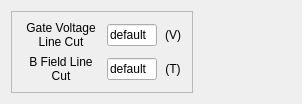
            <widget class="QWidget" name="tab_Subtract">
             <property name="styleSheet">
              <string notr="true">#tab_Subtract{
background-color: rgb(0, 0, 0);
}



</string>
             </property>
             <attribute name="title">
              <string>Subtract</string>
             </attribute>
             <layout class="QGridLayout" name="gridLayout_8" rowstretch="3,1" columnstretch="1,3" rowminimumheight="3,1" columnminimumwidth="1,3">
              <item row="0" column="0" rowspan="2">
               <layout class="QVBoxLayout" name="verticalLayout_5" stretch="3,1">
                <item>
                 <layout class="QHBoxLayout" name="Layout_Resistance_Subtract_YZ"/>
                </item>
                <item>
                 <widget class="QFrame" name="frame_5">
                  <property name="frameShape">
                   <enum>QFrame::StyledPanel</enum>
                  </property>
                  <property name="frameShadow">
                   <enum>QFrame::Raised</enum>
                  </property>
                  <layout class="QGridLayout" name="gridLayout_12">
                   <item row="0" column="0">
                    <widget class="QLabel" name="label_10">
                     <property name="sizePolicy">
                      <sizepolicy hsizetype="Preferred" vsizetype="Fixed">
                       <horstretch>0</horstretch>
                       <verstretch>0</verstretch>
                      </sizepolicy>
                     </property>
                     <property name="minimumSize">
                      <size>
                       <width>80</width>
                       <height>20</height>
                      </size>
                     </property>
                     <property name="maximumSize">
                      <size>
                       <width>9999</width>
                       <height>16777215</height>
                      </size>
                     </property>
                     <property name="text">
                      <string>Gate Voltage Line Cut</string>
                     </property>
                     <property name="alignment">
                      <set>Qt::AlignCenter</set>
                     </property>
                     <property name="wordWrap">
                      <bool>true</bool>
                     </property>
                    </widget>
                   </item>
                   <item row="0" column="2">
                    <widget class="QLabel" name="label_13">
                     <property name="sizePolicy">
                      <sizepolicy hsizetype="Preferred" vsizetype="Fixed">
                       <horstretch>0</horstretch>
                       <verstretch>0</verstretch>
                      </sizepolicy>
                     </property>
                     <property name="minimumSize">
                      <size>
                       <width>20</width>
                       <height>20</height>
                      </size>
                     </property>
                     <property name="text">
                      <string>(V)</string>
                     </property>
                     <property name="alignment">
                      <set>Qt::AlignCenter</set>
                     </property>
                    </widget>
                   </item>
                   <item row="0" column="1">
                    <widget class="QLineEdit" name="lineEdit_Resistance_Subtract_YZLineCut">
                     <property name="sizePolicy">
                      <sizepolicy hsizetype="Expanding" vsizetype="Fixed">
                       <horstretch>0</horstretch>
                       <verstretch>0</verstretch>
                      </sizepolicy>
                     </property>
                     <property name="minimumSize">
                      <size>
                       <width>50</width>
                       <height>20</height>
                      </size>
                     </property>
                     <property name="maximumSize">
                      <size>
                       <width>16777215</width>
                       <height>16777215</height>
                      </size>
                     </property>
                     <property name="text">
                      <string>default</string>
                     </property>
                    </widget>
                   </item>
                   <item row="1" column="0">
                    <widget class="QLabel" name="label_11">
                     <property name="sizePolicy">
                      <sizepolicy hsizetype="Preferred" vsizetype="Fixed">
                       <horstretch>0</horstretch>
                       <verstretch>0</verstretch>
                      </sizepolicy>
                     </property>
                     <property name="minimumSize">
                      <size>
                       <width>80</width>
                       <height>20</height>
                      </size>
                     </property>
                     <property name="maximumSize">
                      <size>
                       <width>9999</width>
                       <height>16777215</height>
                      </size>
                     </property>
                     <property name="text">
                      <string>B Field Line Cut</string>
                     </property>
                     <property name="alignment">
                      <set>Qt::AlignCenter</set>
                     </property>
                     <property name="wordWrap">
                      <bool>true</bool>
                     </property>
                    </widget>
                   </item>
                   <item row="1" column="1">
                    <widget class="QLineEdit" name="lineEdit_Resistance_Subtract_XZLineCut">
                     <property name="sizePolicy">
                      <sizepolicy hsizetype="Expanding" vsizetype="Fixed">
                       <horstretch>0</horstretch>
                       <verstretch>0</verstretch>
                      </sizepolicy>
                     </property>
                     <property name="minimumSize">
                      <size>
                       <width>50</width>
                       <height>20</height>
                      </size>
                     </property>
                     <property name="maximumSize">
                      <size>
                       <width>16777215</width>
                       <height>16777215</height>
                      </size>
                     </property>
                     <property name="text">
                      <string>default</string>
                     </property>
                    </widget>
                   </item>
                   <item row="1" column="2">
                    <widget class="QLabel" name="label_12">
                     <property name="sizePolicy">
                      <sizepolicy hsizetype="Preferred" vsizetype="Fixed">
                       <horstretch>0</horstretch>
                       <verstretch>0</verstretch>
                      </sizepolicy>
                     </property>
                     <property name="minimumSize">
                      <size>
                       <width>20</width>
                       <height>20</height>
                      </size>
                     </property>
                     <property name="text">
                      <string>(T)</string>
                     </property>
                     <property name="alignment">
                      <set>Qt::AlignCenter</set>
                     </property>
                    </widget>
                   </item>
                  </layout>
                 </widget>
                </item>
               </layout>
              </item>
              <item row="1" column="1">
               <layout class="QHBoxLayout" name="horizontalLayout_6" stretch="4,1">
                <item>
                 <layout class="QHBoxLayout" name="Layout_Resistance_Subtract_XZ"/>
                </item>
                <item>
                 <spacer name="horizontalSpacer_8">
                  <property name="orientation">
                   <enum>Qt::Horizontal</enum>
                  </property>
                  <property name="sizeHint" stdset="0">
                   <size>
                    <width>40</width>
                    <height>20</height>
                   </size>
                  </property>
                 </spacer>
                </item>
               </layout>
              </item>
              <item row="0" column="1">
               <layout class="QHBoxLayout" name="Layout_Resistance_Subtract_2DPlot"/>
              </item>
             </layout>
            </widget>
